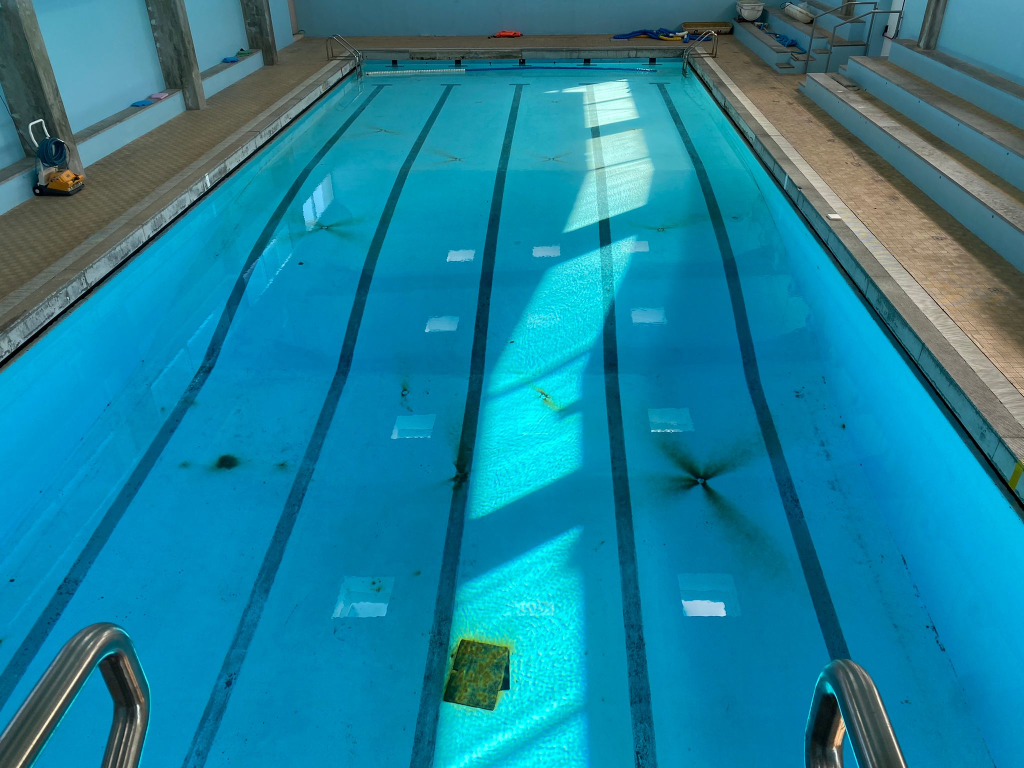
#> input picture images/pool.jpeg, 2048 x 1536 px (shown at 1/2 size)
$ python pool_contours.py
#> lines starting #> are read from the running program, lines starting #| are printed output that depends on the picture; after the words box and inside, x2 and y2 are one past the last pixel; in counts of white or black regions, pixels touching at a corner belong together
import numpy as np
import cv2

# imread() returns BGR
RED = 2
GREEN = 1
BLUE = 0

image_path = "../../../images/pool.jpeg"
image = cv2.imread(image_path)
#> image is the input picture: shape (1536, 2048, 3); mean B, G, R 156.3, 129.3, 27.2
image = cv2.resize(image, (0, 0), fx=0.3, fy=0.3)
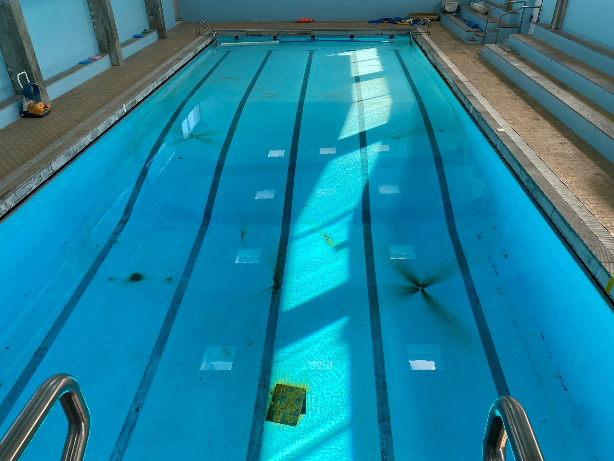
#> image: shape (461, 614, 3); mean B, G, R 156.3, 129.2, 27.1

image_red_channel = image[:, :, RED]
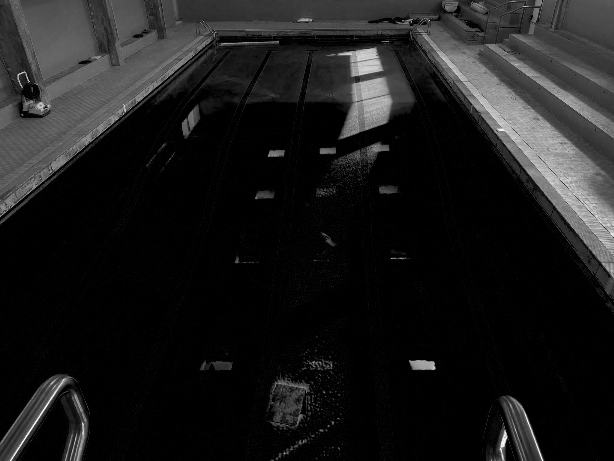
#> image_red_channel: shape (461, 614); min 0, max 255, mean 27.1
cv2.imshow("red", image_red_channel)

ret, image_binary = cv2.threshold(image_red_channel, 45, 255, cv2.THRESH_BINARY_INV)
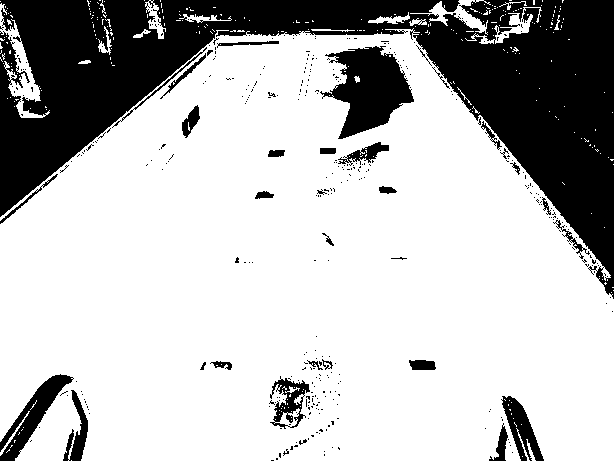
#> image_binary: shape (461, 614); 73.4% white; 377 black regions (344 under 20 px), largest, box (x1, y1, x2, y2) and area: (0, 0, 614, 299) 61692, (320, 46, 414, 139) 4735, (0, 374, 74, 461) 1910
cv2.imshow("Binary", image_binary)

canny = cv2.Canny(image_binary, 100, 200)
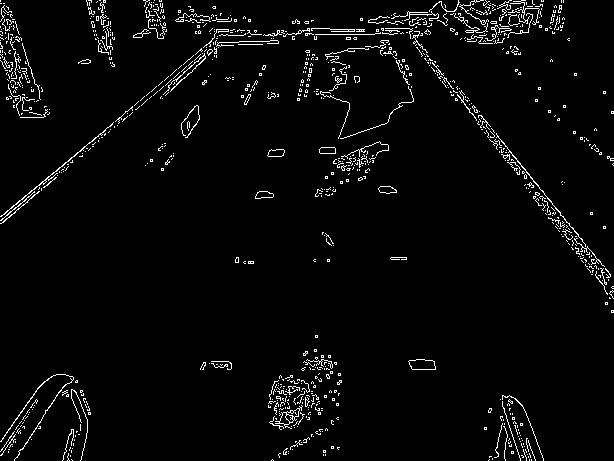
#> canny: shape (461, 614); 3.3% white in thin lines or dots
cv2.imshow("Canny", canny)

lines = cv2.HoughLinesP(canny, 1, np.pi/180, 120, minLineLength=10, maxLineGap=250)
#> lines = [[399, 15, 610, 275], [1, 216, 236, 19], [1, 35, 562, 25], [0, 40, 561, 30], [394, 15, 610, 291], [1, 223, 245, 18]]

for line in lines:
    x1, y1, x2, y2 = line[0]
    cv2.line(image, (x1, y1), (x2, y2), (255, 0, 0), 3)
#> this loop made 6 passes
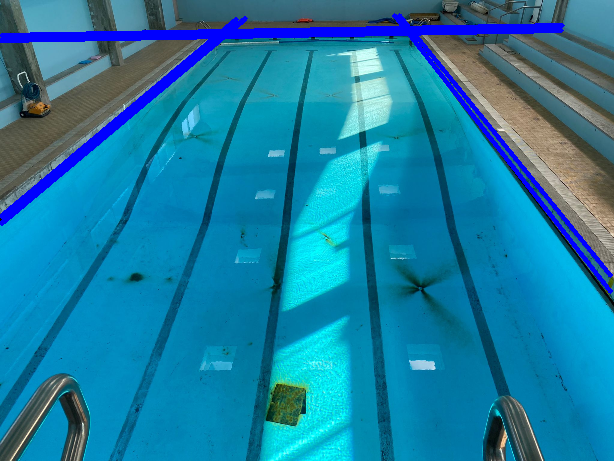
#> image: shape (461, 614, 3); 4.15% of pixels changed, all inside (x1, y1, x2, y2) = (0, 13, 613, 294)


cv2.imshow("hough", image)


cv2.waitKey(0)
cv2.destroyAllWindows()
